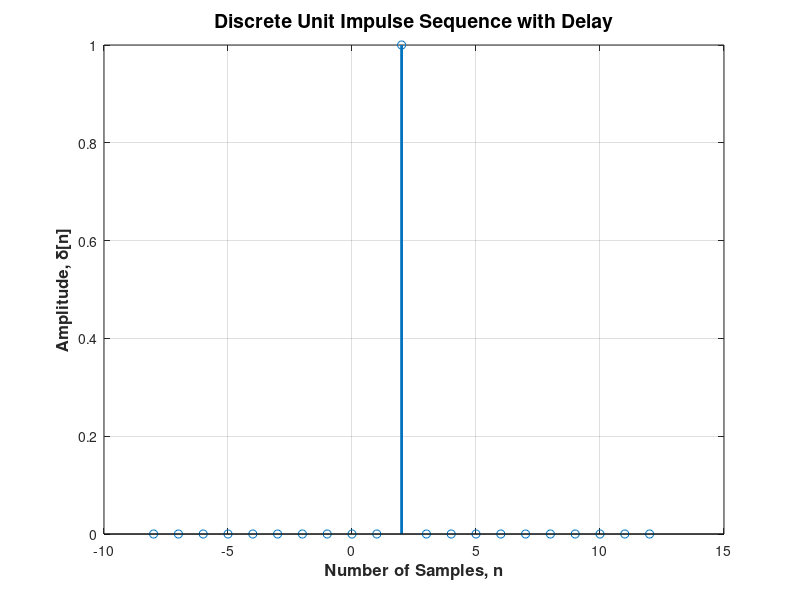

This figure's MATLAB source:
clc
clear all
close all
n = -10:10;
N3 =21;
delay = 2;
d = [zeros(1,(N3-1)/2),ones(1,1),zeros(1,(N3-1)/2)];
stem(n+delay, d, 'linewidth',2);
xlabel('Number of Samples, n','fontsize', 12, 'fontweight','bold');
ylabel('Amplitude, \delta[n]', 'fontsize', 12, 'fontweight', 'bold');
title('Discrete Unit Impulse Sequence with Delay', 'fontsize', 14);
grid on;
